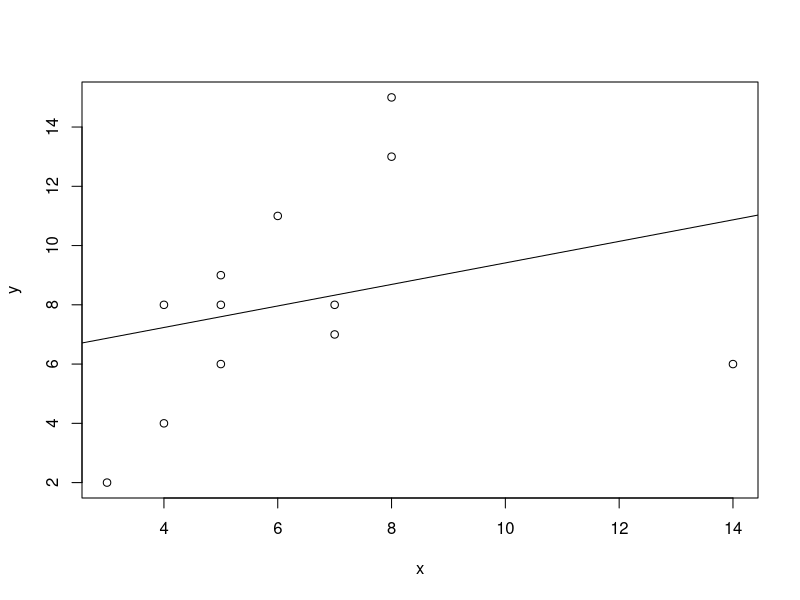

Write R code to recreate this figure.
library(robustbase)


### Name: exAM
### Title: Example Data of Antille and May - for Simple Regression
### Aliases: exAM
### Keywords: robust datasets

### ** Examples

data(exAM)
plot(exAM)
summary(ls <- lm(y ~ x, data=exAM))
abline(ls)
